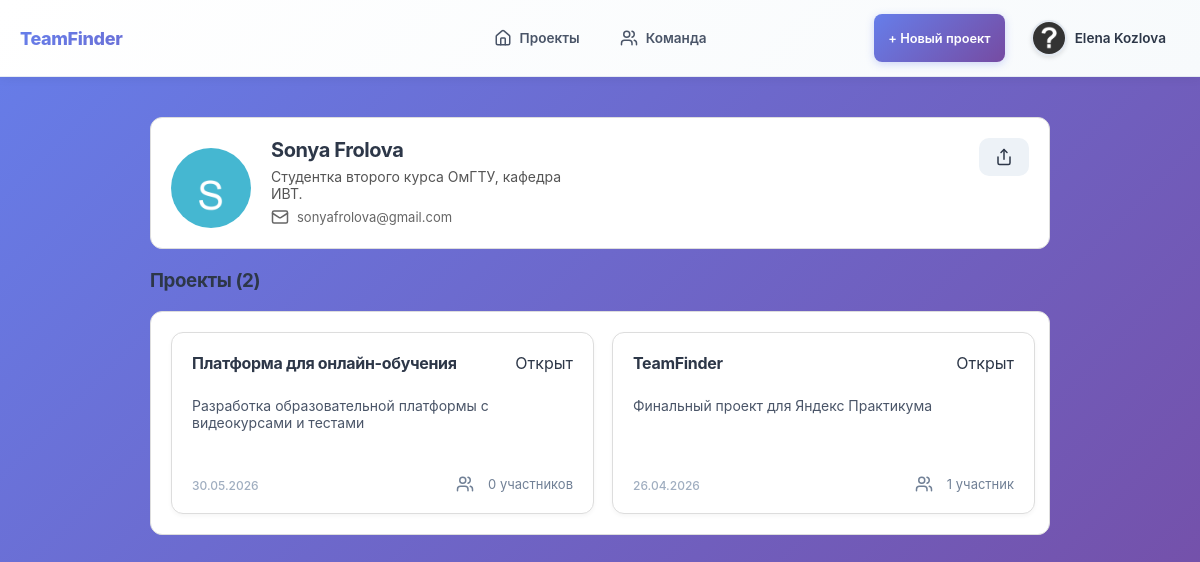
The page /users/1/ (signed in) on the database its author committed.
### users/models.py (models this page shows, shortened)
class User(AbstractUser):
    username = None
    email = models.EmailField(unique=True)
    name = models.CharField(max_length=124)
    surname = models.CharField(max_length=124)
    avatar = models.ImageField(
        upload_to="avatars/", blank=True, null=True
    )
    phone = models.CharField(max_length=12, blank=True)
    github_url = models.URLField(blank=True)
    about = models.TextField(max_length=256, blank=True)
    skills = models.ManyToManyField(Skill, blank=True, related_name="users")
    is_active = models.BooleanField(default=True)
    is_staff = models.BooleanField(default=False)
    USERNAME_FIELD = "email"
    REQUIRED_FIELDS = ["name", "surname"]
    objects = UserManager()

### projects/models.py (models this page shows, shortened)
class Project(models.Model):
    name = models.CharField(max_length=200, verbose_name="Название")
    description = models.TextField(blank=True, verbose_name="Описание")
    owner = models.ForeignKey(
        settings.AUTH_USER_MODEL,
        on_delete=models.CASCADE,
        related_name="owned_projects",
        verbose_name="Владелец",
    )
    created_at = models.DateTimeField(auto_now_add=True, verbose_name="Дата создания")
    github_url = models.URLField(blank=True, verbose_name="Ссылка на GitHub")
    status = models.CharField(
        max_length=6, choices=STATUS_CHOICES, default=STATUS_OPEN, verbose_name="Статус"
    )
    participants = models.ManyToManyField(
        settings.AUTH_USER_MODEL,
        blank=True,
        related_name="participated_projects",
        verbose_name="Участники",
    )
    favorited_by = models.ManyToManyField(
        settings.AUTH_USER_MODEL,
        blank=True,
        related_name="favorite_projects",
        through="Favorite",
        verbose_name="В избранном у",
    )
    required_skills = models.ManyToManyField(
        "users.Skill",
        blank=True,
        related_name="projects",
        verbose_name="Необходимые навыки",
    )
    class Meta:
        ordering = ["-created_at"]
        verbose_name = "Проект"
        verbose_name_plural = "Проекты"

### users/views.py (the view)
# urls.py: path("<int:user_id>/", views.user_detail, name="user_detail"),
def user_detail(request, user_id):
    user = get_object_or_404(User, id=user_id)
    return render(request, "users/user-details.html", {"user": user})

### templates/users/user-details.html (shortened to what this page needs)
{% extends 'base.html' %}
{% load static %}
{% block extra_css %}
<link rel="stylesheet" href="{% static 'css/project_list.css' %}">
<link rel="stylesheet" href="{% static 'css/profile.css' %}">
<link rel="stylesheet" href="{% static 'css/skills.css' %}">
{% endblock %}
{% with page_id="profile" %}
{% block content %}
<div class="profile-container">
    <div class="profile-header">
        <div class="profile-info">
            {% if user.avatar %}
                <img src="{{ user.avatar.url }}" alt="Аватар" class="profile-avatar">
            {% else %}
                <img src="{% static 'images/default-avatar.png' %}" alt="Аватар по умолчанию" class="profile-avatar">
            {% endif %}
            <div class="profile-details">
                <h2 class="profile-name">{{ user.name }} {{ user.surname }}</h2>
                <p class="profile-description">
                    {{ user.about|default:"Описание профиля пока не добавлено." }}
                </p>
                <div class="profile-contacts">
                    {% if user.email %}
                    <span>{% include 'includes/svg/email.html' %} {{ user.email }}</span>
                    {% endif %}
                </div>
            </div>
        </div>
        <div class="profile-actions">
            <a href="#"
               class="black-button black-button-share share-button"
               data-url="/users/{{ user.id }}">
            </a>
        </div>
    </div>
    <h3>Проекты ({{ user.owned_projects.all|length }})</h3>
    <div class="collapsed-project-grid">
        {% for project in user.owned_projects.all %}
        <div class="collapsed-project-card">
            <div class="collapsed-project-card-header">
                <h4><a href="/projects/{{ project.id }}">{{ project.name }}</a></h4>
                <span class="project-status-black">
                    {% if project.status == "open" %}
                        Открыт
                    {% elif project.status == "closed" %}
                        Закрыт
                    {% else %}
                        {{ project.status }}
                    {% endif %}
                </span>
            </div>
            <div class="collapsed-project-card-body">
                <div class="collapsed-project-card-description">
                    <p class="project-card-description">{{ project.description|truncatechars:150 }}</p>
                </div>
                <div class="collapsed-project-card-footer">
                    <p class="project-date">{{ project.created_at|date:"d.m.Y" }}</p>
                    {% with count=project.participants.count %}
                    <div class="project-participants">
                        {{ count }}
                        {% if count|add:'-11'|divisibleby:100 or count|add:'-12'|divisibleby:100 or count|add:'-13'|divisibleby:100 or count|add:'-14'|divisibleby:100 %}
                            участников
                        {% elif count|add:'-1'|divisibleby:10 %}
                            участник
                        {% elif count|add:'-2'|divisibleby:10 or count|add:'-3'|divisibleby:10 or count|add:'-4'|divisibleby:10 %}
                            участника
                        {% else %}
                            участников
                        {% endif %}
                    </div>
                    {% endwith %}
                </div>
            </div>
        </div>
        {% empty %}
        <p>Пока нет проектов</p>
        {% endfor %}
    </div>
</div>
{% endblock %}
{% endwith %}

### templates/includes/header.html (shortened to what this page needs)
{% load static %}
<header class="site-header">
    <div class="container">
        <div class="header-content">
            <a href="/projects/list/" class="logo-link">TeamFinder</a>
            <nav class="main-nav">
                <a href="/projects/list/" class="nav-link">
                    <p>Проекты</p>
                </a>
                <a href="/users/list/" class="nav-link">
                    <p>Команда</p>
                </a>
            </nav>
            <div class="user-actions">
                {% if request.user.is_authenticated %}
                <a href="{% url 'projects:create_project' %}" class="action-button nav-link">
                    + Новый проект
                </a>
                <a class="user-menu nav-link">
                    {% if request.user.avatar %}
                        <img src="{{ request.user.avatar.url }}" alt="Аватар пользователя" class="avatar">
                    {% else %}
                        <img src="{% static 'images/default-avatar.png' %}" alt="Аватар по умолчанию" class="avatar">
                    {% endif %}
                    <span class="username">{{ request.user.name }} {{ request.user.surname }}</span>
                </a>
                {% endif %}
            </div>
        </div>
    </div>
</header>

### static/css/base.css (style rules this page uses)
html { overflow-y: scroll; scroll-behavior: smooth; }
body { margin: 0; padding: 0; font-family: 'Inter', 'Roboto', 'Segoe UI', Tahoma, sans-serif; background: linear-gradient(135deg, #667eea 0%, #764ba2 100%); background-attachment: fixed; color: #2d3748; min-height: 100vh; }
h1, h2, h3, h4, h5, h6 { font-weight: 700; letter-spacing: -0.02em; }
a { color: inherit; text-decoration: none; transition: color 0.2s ease; }
.container { max-width: 1280px; margin: 0 auto; padding: 2.5rem; }
span { display: inline-flex; align-items: center; }
.share-button { display: inline-flex; align-items: center; justify-content: center; padding: 10px 16px; background: #edf2f7; border-radius: 10px; transition: all 0.2s ease; }

### static/css/header.css (style rules this page uses)
.site-header { background: linear-gradient(135deg, #ffffff 0%, #f7fafc 100%); border-bottom: 1px solid rgba(226, 232, 240, 0.8); backdrop-filter: blur(10px); position: sticky; top: 0; z-index: 50; font-family: 'Inter', 'Roboto', sans-serif; box-shadow: 0 2px 10px rgba(0, 0, 0, 0.05); }
.container { max-width: 1280px; margin: 0 auto; padding: 14px 20px; display: flex; justify-content: space-between; align-items: center; }
.header-content { display: grid; grid-template-columns: 1fr auto 1fr; align-items: center; gap: 20px; width: 100%; }
.logo-link { font-weight: 800; font-size: 18px; background: linear-gradient(135deg, #667eea 0%, #764ba2 100%); -webkit-background-clip: text; -webkit-text-fill-color: transparent; background-clip: text; text-decoration: none; letter-spacing: -0.02em; }
.main-nav { display: flex; justify-content: center; gap: 12px; }
.nav-link { display: inline-flex; align-items: center; font-size: 0.85rem; color: #4a5568; padding: 8px 14px; border-radius: 8px; transition: all 0.2s cubic-bezier(0.4, 0, 0.2, 1); font-weight: 600; height: 32px; }
.action-button { color: white; background: linear-gradient(135deg, #667eea 0%, #764ba2 100%); font-size: 0.8rem; box-shadow: 0 2px 8px rgba(102, 126, 234, 0.3); }
.user-actions { display: flex; gap: 12px; align-items: center; justify-content: flex-end; }
.user-menu { cursor: pointer; user-select: none; transition: transform 0.2s ease; }
.avatar { width: 32px; height: 32px; border-radius: 50%; object-fit: cover; border: 2px solid #e2e8f0; box-shadow: 0 2px 4px rgba(0, 0, 0, 0.1); }
.username { margin-left: 8px; display: none; font-weight: 600; color: #2d3748; }
@media (min-width: 640px) { .username { display: inline; } }

### static/css/project_list.css (style rules this page uses)
.project-date { color: #a0aec0; font-size: 12px; font-weight: 500; }
.project-card-description { color: #4a5568; font-size: 14px; margin: 0; max-height: 64px; overflow: hidden; text-overflow: ellipsis; display: -webkit-box; -webkit-line-clamp: 3; -webkit-box-orient: vertical; }
.project-participants { display: flex; align-items: center; font-size: 13px; color: #718096; gap: 6px; }
.collapsed-project-grid { display: grid; gap: 24px; grid-template-columns: repeat(2, 1fr); background: white; border: 1px solid #ddd; border-radius: 12px; padding: 20px; margin-bottom: 20px; }
.collapsed-project-card { display: flex; gap: 24px; height: 140px; background: white; border: 1px solid #ddd; border-radius: 12px; padding: 20px; width: calc(100% - 36px); box-shadow: 0 2px 4px rgba(0, 0, 0, 0.04); flex-direction: column; justify-content: space-between; }
.collapsed-project-card p { margin: 0; }
.collapsed-project-card-header { display: flex; flex-direction: row; justify-content: space-between; }
.collapsed-project-card-header h4 { margin: 0; }
.collapsed-project-card-body { height: 100px; display: flex; flex-direction: column; justify-content: space-between; }
.collapsed-project-card-footer { display: flex; flex-direction: row; align-items: flex-end; justify-content: space-between; }

### rows shown on the page
User: user.name "Elena", user.surname "Kozlova"
User: avatar (picture), name "Sonya", surname "Frolova", about "Студентка второго курса ОмГТУ, кафедра ИВТ.", email "sonyafrolova@gmail.com", owned_projects.all|length "2"
Project: name "Платформа для онлайн-обучения", status "Открыт", description "Разработка образовательной платформы с видеокурсами и тестами", created_at "30.05.2026", participants.count "0", shows "участников"
Project: name "TeamFinder", status "Открыт", description "Финальный проект для Яндекс Практикума", created_at "26.04.2026", participants.count "1", shows "участник"
